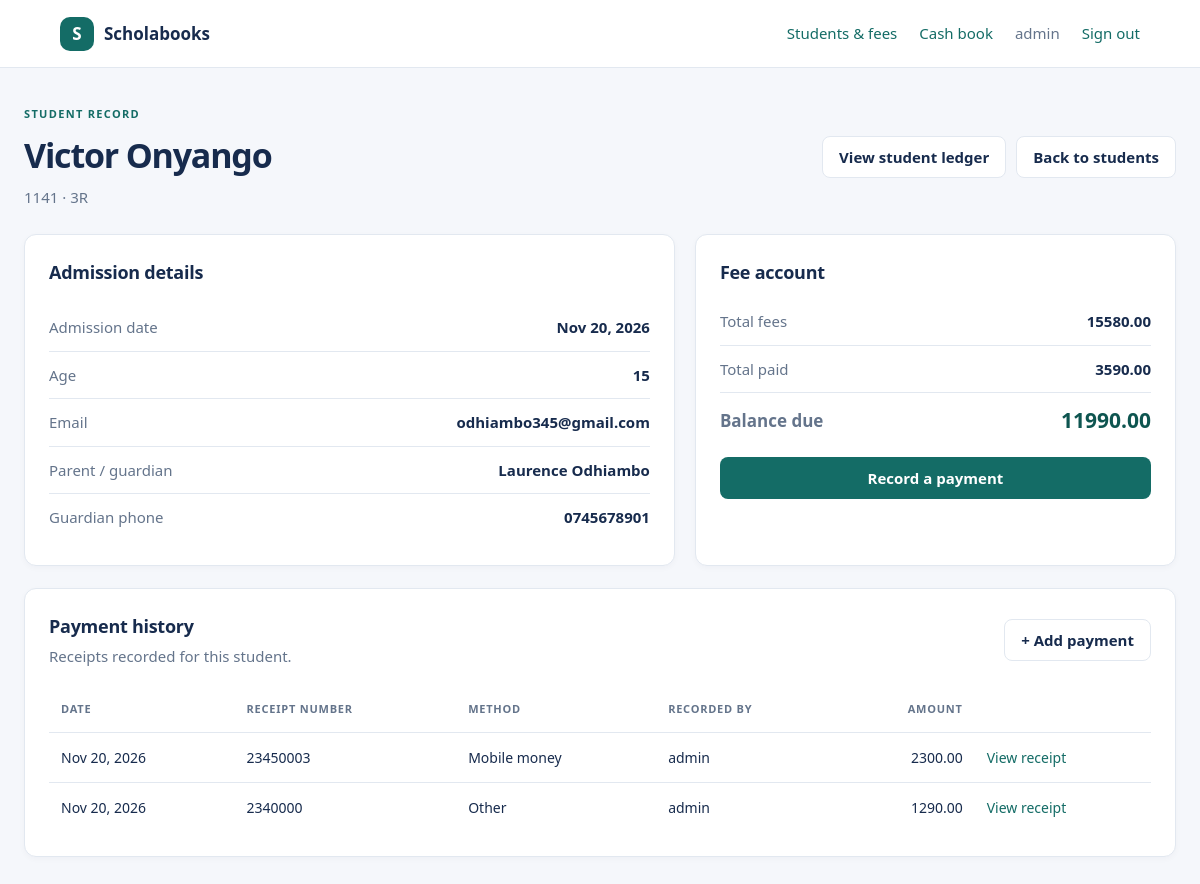
The page /staff/students/4/ (signed in) on the database its author committed.
### myapp/models.py (models this page shows, shortened)
class Student(models.Model):
    admission_number = models.CharField(max_length=30, unique=True)
    name = models.CharField(max_length=100)
    class_name = models.CharField(max_length=64)
    admission_date = models.DateField(default=timezone.localdate)
    age = models.IntegerField(null=True, blank=True, validators=[MinValueValidator(1)])
    email = models.EmailField(blank=True)
    guardian_name = models.CharField(max_length=100, blank=True)
    guardian_phone = models.CharField(max_length=30, blank=True)
    fee_total = models.DecimalField(
        max_digits=10,
        decimal_places=2,
        default=Decimal('15580.00'),
        validators=[MinValueValidator(Decimal('0.00'))],
    )
    class Meta:
        ordering = ['name', 'admission_number']
    @property
    def paid_total(self):
        annotated_total = getattr(self, 'paid_total_value', None)
        if annotated_total is not None:
            return annotated_total
        return self.payments.aggregate(total=Sum('amount'))['total'] or Decimal('0.00')
    @property
    def balance(self):
        return self.fee_total - self.paid_total

class Payment(models.Model):
    student = models.ForeignKey(
        Student,
        on_delete=models.PROTECT,
        related_name='payments',
    )
    amount = models.DecimalField(
        max_digits=10,
        decimal_places=2,
        validators=[MinValueValidator(Decimal('0.01'))],
    )
    receipt_number = models.CharField(max_length=50, unique=True)
    payment_method = models.CharField(max_length=20, choices=PAYMENT_METHOD_CHOICES)
    payment_date = models.DateField(default=timezone.localdate)
    note = models.CharField(max_length=250, blank=True)
    recorded_by = models.ForeignKey(
        settings.AUTH_USER_MODEL,
        on_delete=models.SET_NULL,
        null=True,
        blank=True,
        related_name='school_fee_payments',
    )
    created_at = models.DateTimeField(auto_now_add=True)
    class Meta:
        ordering = ['-payment_date', '-pk']

### myapp/views.py (the view)
# urls.py: path('students/<int:pk>/', api_views.student_detail, name='api-student-detail'),
@staff_required
def student_detail(request, pk):
    student = get_object_or_404(Student, pk=pk)
    payments = student.payments.select_related('recorded_by')
    return render(request, 'student_details.html', {
        'student': student,
        'payments': payments,
    })

### myapp/templates/student_details.html (shortened to what this page needs)
{% extends 'base.html' %}
{% block content %}
<div class="page-heading">
    <div>
        <p class="eyebrow">STUDENT RECORD</p>
        <h1>{{ student.name }}</h1>
        <p class="muted">{{ student.admission_number }} · {{ student.class_name }}</p>
    </div>
    <div class="button-row">
        <a class="button button-secondary" href="{% url 'student-ledger' student.pk %}">View student ledger</a>
        <a class="button button-secondary" href="{% url 'dashboard' %}">Back to students</a>
    </div>
</div>
<section class="detail-grid">
    <article class="card">
        <h2>Admission details</h2>
        <dl class="details-list">
            <div><dt>Admission date</dt><dd>{{ student.admission_date|date:'M j, Y' }}</dd></div>
            <div><dt>Age</dt><dd>{{ student.age|default:'—' }}</dd></div>
            <div><dt>Email</dt><dd>{{ student.email|default:'—' }}</dd></div>
            <div><dt>Parent / guardian</dt><dd>{{ student.guardian_name|default:'—' }}</dd></div>
            <div><dt>Guardian phone</dt><dd>{{ student.guardian_phone|default:'—' }}</dd></div>
        </dl>
    </article>
    <article class="card fee-card">
        <h2>Fee account</h2>
        <div class="fee-line"><span>Total fees</span><strong>{{ student.fee_total|floatformat:2 }}</strong></div>
        <div class="fee-line"><span>Total paid</span><strong>{{ student.paid_total|floatformat:2 }}</strong></div>
        <div class="fee-line fee-balance"><span>Balance due</span><strong>{{ student.balance|floatformat:2 }}</strong></div>
        {% if student.balance > 0 %}
            <a class="button button-primary button-wide" href="{% url 'record-payment' student.pk %}">Record a payment</a>
        {% elif student.balance < 0 %}
            <p class="paid-note">Credit to carry forward: {{ student.balance|floatformat:2 }}</p>
        {% else %}
            <p class="paid-note">This student's fees are fully paid.</p>
        {% endif %}
    </article>
</section>
<section class="card">
    <div class="section-heading">
        <div><h2>Payment history</h2><p class="muted">Receipts recorded for this student.</p></div>
        {% if student.balance > 0 %}
            <a class="button button-secondary" href="{% url 'record-payment' student.pk %}">+ Add payment</a>
        {% endif %}
    </div>
    <div class="table-wrap">
        <table>
            <thead><tr><th>Date</th><th>Receipt number</th><th>Method</th><th>Recorded by</th><th class="numeric">Amount</th><th></th></tr></thead>
            <tbody>
                {% for payment in payments %}
                    <tr>
                        <td>{{ payment.payment_date|date:'M j, Y' }}</td>
                        <td>{{ payment.receipt_number }}</td>
                        <td>{{ payment.get_payment_method_display }}</td>
                        <td>{{ payment.recorded_by.get_full_name|default:payment.recorded_by.username|default:'—' }}</td>
                        <td class="numeric">{{ payment.amount|floatformat:2 }}</td>
                        <td><a href="{% url 'payment-receipt' payment.pk %}">View receipt</a></td>
                    </tr>
                {% empty %}
                    <tr><td class="empty-state" colspan="6">No payments have been recorded yet.</td></tr>
                {% endfor %}
            </tbody>
        </table>
    </div>
</section>
{% endblock %}

### myapp/templates/base.html (shortened to what this page needs)
{% load static %}
<!doctype html>
<html lang="en">
<head>
    <link rel="stylesheet" href="{% static 'css/style.css' %}">
</head>
<body>
    <header class="topbar">
        <a class="brand" href="{% url 'dashboard' %}"><span class="brand-mark">S</span> Scholabooks</a>
        {% if user.is_authenticated %}
            <nav class="topbar-actions">
                <a href="{% url 'dashboard' %}">Students &amp; fees</a>
                <a href="{% url 'cash-book' %}">Cash book</a>
                <span class="staff-name">{{ user.get_full_name|default:user.username }}</span>
                <form method="post" action="{% url 'logout' %}">
                    <button class="link-button" type="submit">Sign out</button>
                </form>
            </nav>
        {% endif %}
    </header>
    <main class="page">
        {% block content %}{% endblock %}
    </main>
</body>
</html>

### myapp/static/css/style.css (style rules this page uses)
:root { --ink: #172b4d; --muted: #64748b; --line: #e2e8f0; --paper: #fff; --canvas: #f5f7fb; --brand: #146c66; --brand-dark: #0e5550; --soft-brand: #e7f4f1; --danger: #b42318; }
* { box-sizing: border-box; }
body { margin: 0; background: var(--canvas); color: var(--ink); font: 15px/1.5 "Segoe UI", Arial, sans-serif; }
a { color: var(--brand); text-decoration: none; }
.topbar { align-items: center; background: var(--paper); border-bottom: 1px solid var(--line); display: flex; justify-content: space-between; min-height: 68px; padding: 0 clamp(20px, 5vw, 72px); }
.brand { align-items: center; color: var(--ink); display: inline-flex; font-size: 17px; font-weight: 700; gap: 10px; }
.brand-mark { align-items: center; background: var(--brand); border-radius: 10px; color: #fff; display: inline-flex; height: 34px; justify-content: center; width: 34px; }
.topbar-actions, .topbar-actions form { align-items: center; display: flex; gap: 22px; }
.staff-name, .muted, .summary-label { color: var(--muted); }
.link-button { background: none; border: 0; color: var(--brand); cursor: pointer; font: inherit; padding: 0; }
.page { margin: 0 auto; max-width: 1240px; padding: 38px 24px 64px; }
.page-heading, .section-heading { align-items: center; display: flex; gap: 20px; justify-content: space-between; }
.page-heading { margin-bottom: 26px; }
h1, h2, p { margin-top: 0; }
h1 { font-size: clamp(26px, 4vw, 34px); letter-spacing: -.035em; margin-bottom: 5px; }
h2 { font-size: 18px; letter-spacing: -.015em; margin-bottom: 5px; }
.eyebrow { color: var(--brand); font-size: 11px; font-weight: 700; letter-spacing: .12em; margin-bottom: 7px; }
.muted { margin-bottom: 0; }
.button, button.button { align-items: center; border: 1px solid transparent; border-radius: 8px; cursor: pointer; display: inline-flex; font: inherit; font-weight: 650; justify-content: center; min-height: 42px; padding: 9px 16px; text-decoration: none; }
.button-primary { background: var(--brand); color: #fff; }
.button-secondary { background: #fff; border-color: var(--line); color: var(--ink); }
.button-wide { width: 100%; }
.button-row { display: flex; flex-wrap: wrap; gap: 10px; }
.card, .summary-card { background: var(--paper); border: 1px solid var(--line); border-radius: 12px; box-shadow: 0 2px 6px rgb(23 43 77 / 3%); }
.card { margin-bottom: 22px; padding: 24px; }
.section-heading { margin-bottom: 20px; }
.table-wrap { overflow-x: auto; }
table { border-collapse: collapse; min-width: 740px; width: 100%; }
th { color: var(--muted); font-size: 11px; font-weight: 700; letter-spacing: .07em; text-align: left; text-transform: uppercase; }
th, td { border-bottom: 1px solid var(--line); padding: 14px 12px; white-space: nowrap; }
tbody tr:last-child td { border-bottom: 0; }
td { font-size: 14px; }
.numeric { text-align: right; }
.detail-grid { display: grid; gap: 20px; grid-template-columns: 1.15fr .85fr; }
.details-list { margin: 18px 0 0; }
.details-list > div, .fee-line { align-items: center; border-bottom: 1px solid var(--line); display: flex; gap: 16px; justify-content: space-between; padding: 12px 0; }
.details-list > div:last-child { border-bottom: 0; }
.details-list dt, .fee-line span { color: var(--muted); }
.details-list dd { font-weight: 600; margin: 0; text-align: right; }
.fee-card h2 { margin-bottom: 12px; }
.fee-balance { border-bottom: 0; font-size: 17px; font-weight: 700; padding-bottom: 20px; }
.fee-balance strong { color: var(--brand-dark); font-size: 21px; }

### rows shown on the page
Student: name "Victor Onyango", admission_number "1141", class_name "3R", admission_date "Nov 20, 2026", age "15", email "odhiambo345@gmail.com", guardian_name "Laurence Odhiambo", guardian_phone "0745678901", fee_total "15580.00", paid_total "3590.00", balance "11990.00"
Payment: payment_date "Nov 20, 2026", receipt_number "23450003", payment_method "Mobile money", recorded_by.get_full_name "admin", amount "2300.00"
Payment: payment_date "Nov 20, 2026", receipt_number "2340000", payment_method "Other", recorded_by.get_full_name "admin", amount "1290.00"

### other values the page prints
{{ user.get_full_name|default:user.username }} "admin"
